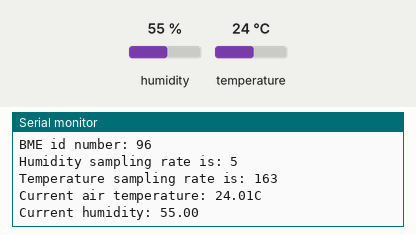
Simulated run of this program. Board: Arduino Uno, built with avr-gcc and run on an emulated ATmega328P. Parts: the last lines printed to the serial monitor. Wiring (inferred from the names in the program): BME280 sensor at I2C address 0x76. The test bench sets the inputs (shaded band); at power-on: humidity 55 %, temperature 24 °C.

Above: at 1.2 s.
1.3 s: humidity set to 22 %
At 2.7 s:
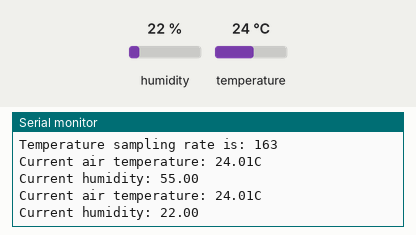
2.8 s: temperature set to 12 °C
4.3 s: humidity set to 40 %
At 6.4 s:
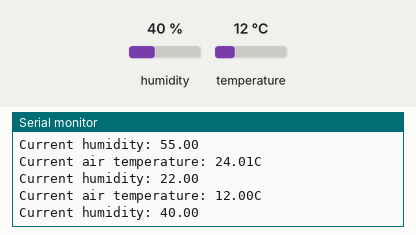
Timing chart, 0 to 7.9 s (numbered marks = the images above; inputs shaded):
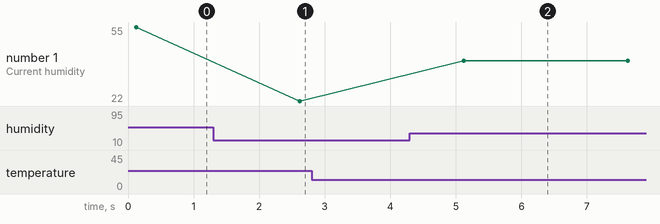

Measured:
- after the input at 1.3 s, the serial monitor: prints a new line after 1.3 s (image 1)
- after the input at 4.3 s, the serial monitor: prints a new line after 0.82 s (image 2)
- plotted number 1: 55 → 22 after the input at 1.3 s, 22 → 40 after the input at 4.3 s

The program:

main.cpp
```cpp
#include <BME280.h>

oversamplingRateHumidity oversamplingHumidity = X2_H;
oversamplingRateTemperature oversamplingTemp = X2_T;
//  NOTE: to change the mode of the settings call the ctrl_meas_write function with any of the modes as an arguement
registerSettingsMode settingsMode = NORMAL;

// Test setup, rework before delivering
void setup() {
  Wire.begin();
  Serial.begin(9600);

  BME280_reset();

  uint8_t BMEID = BME280_GetID();

  Serial.print("BME id number: ");
  Serial.println(BMEID);

  // Set humidity oversampling to X1
  BME280_ctrl_hum_write(X16_H);

  // Set temperature oversampling to X1 and set mode to normal
  BME280_ctrl_meas_write(X16_T | NORMAL);

  Serial.print("Humidity sampling rate is: ");
  Serial.println(BME280_ctrl_hum_read());

  Serial.print("Temperature sampling rate is: ");
  Serial.println(BME280_ctrl_meas_read());

  ReadTemperatureCoefficients();
  ReadHumidityCoefficients();
}

void loop() {

  float temperature = BME280_ReadTemperature(); //WORKS!!
  Serial.print("Current air temperature: ");
  Serial.print(temperature);
  Serial.println("C");


  double humidity = BME280_ReadHumidity();

  Serial.print("Current humidity: ");
  Serial.println(humidity);
  Serial.print("\n\n");
  delay(2500);
}
```

BME280.h
```cpp
#include <Arduino.h>
#include <stdio.h>
#include <stdint.h>
#include <Wire.h>

#define BME280_ADDR 0x76
#define BME280_ID 0XD0

#define BME280_RESET 0xE0
#define BME280_RESET_COMMAND 0xB6

#define BME280_CTRLHUM 0xF2

#define BME280_CTRLMEAS 0xF4

#define BME280_TEMP_MSB 0xFA
#define BME280_TEMP_LSB 0xFB
#define BME280_TEMP_XLSB 0xFC

#define BME280_HUM_MSB 0xFD
#define BME280_HUM_LSB 0xFE


#define BME280_READINGS_RESET 0x80

#define DIG_T1 0x88

#define DIG_H1 0xA1
#define DIG_H2 0xE1
#define DIG_H3 0xE3
#define DIG_H4 0xE4
#define DIG_H5 0xE5
#define DIG_H6 0xE7

typedef int32_t BME280_S32_t;
typedef uint32_t BME280_U32_t;


enum oversamplingRateHumidity {
    SKIPPED_H, X1_H, X2_H, X4_H, X8_H, X16_H
};

enum oversamplingRateTemperature {
    SKIPPED_T = (0b000 << 5),
    X1_T = (0b001 << 5),
    X2_T = (0b010 << 5),
    X4_T = (0b011 << 5),
    X8_T = (0b100 << 5),
    X16_T = (0b101 << 5)
};

enum registerSettingsMode {
    SLEEP, FORCED, FORCEDMODE, NORMAL
};


uint8_t BME280_GetID();
void BME280_reset();
uint8_t BME280_ctrl_hum_read();
void BME280_ctrl_hum_write(uint8_t);
uint8_t BME280_ctrl_meas_read();
void BME280_ctrl_meas_write(uint8_t);

float BME280_ReadTemperature();
double BME280_ReadHumidity();

BME280_S32_t BME280_compensate_T_int32(BME280_S32_t);
double bme280_compensate_H_double(BME280_S32_t);
BME280_U32_t bme280_compensate_H_int32(BME280_S32_t);

void ReadTemperatureCoefficients();
void ReadHumidityCoefficients();
```

BME280.cpp
```cpp
#include <BME280.h>

BME280_S32_t t_fine;


// Helper variable to extract data from 'dig' registers
uint8_t buffer;

// Variables for compensation formula for temperature
unsigned short dig_T1;
signed short dig_T2;
signed short dig_T3;

// Variables for compensation formula for humidity
uint8_t dig_H1;
int16_t dig_H2;
uint8_t dig_H3;
int16_t dig_H4;
int16_t dig_H5;
int8_t dig_H6;


// Returns the ID of the sensor
uint8_t BME280_GetID() //get ID of device
{
    Wire.beginTransmission(BME280_ADDR);
    Wire.write(BME280_ID);
    Wire.endTransmission();

    Wire.requestFrom(BME280_ADDR, 1);  //read 1 byte from buffer
    uint8_t id = Wire.read();

    return id;
}

// Resets BME280 to factory settings
void BME280_reset()
{
    Wire.beginTransmission(BME280_ADDR);
    Wire.write(BME280_RESET);
    Wire.write(BME280_RESET_COMMAND);
    Wire.endTransmission();
}

// Read the current oversampling rate
uint8_t BME280_ctrl_hum_read() //reading oversampling rate
{
    Wire.beginTransmission(BME280_ADDR);
    Wire.write(BME280_CTRLHUM);
    Wire.endTransmission();

    Wire.requestFrom(BME280_ADDR, 1);
    uint8_t ctrlHumidity = Wire.read();

    return ctrlHumidity;
}

// Configure current oversampling rate. Takes 'SKIPPED', 'X1', 'X2', 'X4', 'X8' or 'X16' as arguement
void BME280_ctrl_hum_write(uint8_t bitpattern)
{
    Wire.beginTransmission(BME280_ADDR);
    Wire.write(BME280_CTRLHUM);
    Wire.write(bitpattern);
    Wire.endTransmission();
}

// Returns the current oversampling rate of temperature (b7, b6, b5), oversampling rate of pressure (b4, b3, b2) and settings mode (b1, b0)
uint8_t BME280_ctrl_meas_read()
{
    Wire.beginTransmission(BME280_ADDR);
    Wire.write(BME280_CTRLMEAS);
    Wire.endTransmission();

    Wire.requestFrom(BME280_ADDR, 1);
    uint8_t ctrlTemperature = Wire.read();

    return ctrlTemperature;
}

// Configures the oversampling rate of temperature (b7, b6, b5), oversampling rate of pressure (b4, b3, b2) and settings mode (b1, b0)
void BME280_ctrl_meas_write(uint8_t bittpattern)
{
    Wire.beginTransmission(BME280_ADDR);
    Wire.write(BME280_CTRLMEAS);
    Wire.write(bittpattern);
    Wire.endTransmission();
}

// Reads the temperature from registers 0xFA, 0xFB and 0xFC
float BME280_ReadTemperature()
{
    Wire.beginTransmission(BME280_ADDR);
    Wire.write(BME280_TEMP_MSB);
    Wire.endTransmission();

    //BME280_S32_t temperature = 0;
    Wire.requestFrom(BME280_ADDR, 3);
    // Read MSB, LSB and XLSB
    BME280_S32_t temperature_msb = Wire.read(); // msb
    BME280_S32_t temperature_lsb = Wire.read(); // lsb
    BME280_S32_t temperature_xlsb = Wire.read(); // xlsb

    BME280_S32_t temperature;
    temperature = (((temperature_msb << 12) | temperature_lsb << 4)) | (temperature_xlsb);
    //call temp conversion function here
    // ReadTemperatureCoefficients();
    temperature = BME280_compensate_T_int32(temperature);
    float deg = (float)temperature;

    return deg / 100;
}

void ReadTemperatureCoefficients() {
    Wire.beginTransmission(BME280_ADDR);
    Wire.write(DIG_T1);
    Wire.endTransmission();

    Wire.requestFrom(BME280_ADDR, 6);
    buffer = Wire.read();
    dig_T1 = Wire.read();
    dig_T1 <<= 8;
    dig_T1 |= buffer;

    buffer = Wire.read();
    dig_T2 = Wire.read();
    dig_T2 <<= 8;
    dig_T2 |= buffer;

    buffer = Wire.read();
    dig_T3 = Wire.read();
    dig_T3 <<= 8;
    dig_T3 |= buffer;
}

BME280_S32_t BME280_compensate_T_int32(BME280_S32_t adc_T)
{
 BME280_S32_t var1, var2, T;
 var1  = ((((adc_T>>3) - ((BME280_S32_t)dig_T1<<1))) * ((BME280_S32_t)dig_T2)) >> 11;
 var2  = (((((adc_T>>4) - ((BME280_S32_t)dig_T1)) * ((adc_T>>4) - ((BME280_S32_t)dig_T1)))
>> 12) *
  ((BME280_S32_t)dig_T3)) >> 14;
 t_fine = var1 + var2;
 T  = (t_fine * 5 + 128) >> 8;
 return T;
}


// 16 bit humidity value is being read properly
double BME280_ReadHumidity()
{
    Wire.beginTransmission(BME280_ADDR);
    Wire.write(BME280_HUM_MSB);
    Wire.endTransmission();

    //BME280_S32_t humidity = 0;
    Wire.requestFrom(BME280_ADDR, 2);
    // Read MSB
    BME280_S32_t humidity_msb = Wire.read();
    // Read LSB
    BME280_S32_t humidity_lsb = Wire.read();
    BME280_S32_t humidity = (humidity_msb << 8) | humidity_lsb;

    double humidityFinal = bme280_compensate_H_double(humidity);

    return humidityFinal;
}

//reading dig registers not working correctly yet
void ReadHumidityCoefficients() {
    // dig_H1
    Wire.beginTransmission(BME280_ADDR);
    Wire.write(DIG_H1);
    Wire.endTransmission();

    Wire.requestFrom(BME280_ADDR, 1);

    dig_H1 = Wire.read();

    // dig_H2
    Wire.beginTransmission(BME280_ADDR);
    Wire.write(DIG_H2);
    Wire.endTransmission();

    Wire.requestFrom(BME280_ADDR, 2);

    buffer = Wire.read();
    dig_H2 = Wire.read();

    dig_H2 = (dig_H2 << 8) | buffer;

    // dig_H3
    Wire.beginTransmission(BME280_ADDR);
    Wire.write(DIG_H3);
    Wire.endTransmission();

    Wire.requestFrom(BME280_ADDR, 1);

    dig_H3 = Wire.read();

    // dig_H4
    Wire.beginTransmission(BME280_ADDR);
    Wire.write(DIG_H4);
    Wire.endTransmission();

    Wire.requestFrom(BME280_ADDR, 2);

    dig_H4 = Wire.read();
    dig_H4 <<= 4;

    buffer = Wire.read();
    buffer &= 0b1111;

    dig_H4 |= buffer;

    // dig_H5
    Wire.beginTransmission(BME280_ADDR);
    Wire.write(DIG_H5);
    Wire.endTransmission();

    Wire.requestFrom(BME280_ADDR, 2);

    buffer = Wire.read();
    buffer >>= 4;

    dig_H5 = Wire.read();
    dig_H5 <<= 4;
    dig_H5 |= buffer;

    // dig_H6
    Wire.beginTransmission(BME280_ADDR);
    Wire.write(DIG_H6);
    Wire.endTransmission();

    Wire.requestFrom(BME280_ADDR, 1);

    dig_H6 = Wire.read();
/*  DEBUGGING
    Serial.println(dig_H1);
    Serial.println(dig_H2);
    Serial.println(dig_H3);
    Serial.println(dig_H4);
    Serial.println(dig_H5);
    Serial.println(dig_H6);
*/
}


double bme280_compensate_H_double(BME280_S32_t adc_H) {
    double var_H;

 var_H = (((double)t_fine) - 76800.0);
 var_H = (adc_H - (((double)dig_H4) * 64.0 + ((double)dig_H5) / 16384.0 *
var_H)) * (((double)dig_H2) / 65536.0 * (1.0 + ((double)dig_H6) /
67108864.0 * var_H *
(1.0 + ((double)dig_H3) / 67108864.0 * var_H)));
 var_H = var_H * (1.0 - ((double)dig_H1) * var_H / 524288.0);

 if (var_H > 100.0)
  var_H = 100.0;
 else if (var_H < 0.0)
  var_H = 0.0;

return var_H;

}
```
